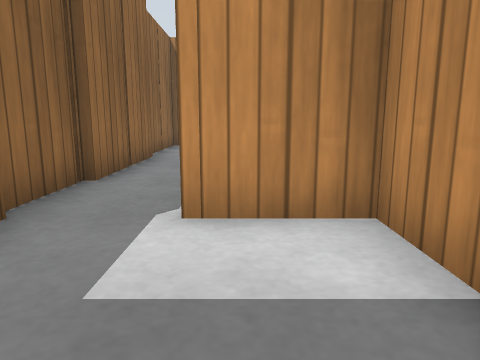
[1] (above)

24 first-person views from a walk through a Gazebo world. The camera is 0.5 m above the floor, tilts 10° down and sees 70° across. The floor is counted in squares, 0.5 m on a side. Each view is taken from the middle of a square. On the plan, view 1 faces up. The plan holds only what a view shows up to about 13 squares ahead; the rest is blank. Gazebo's built-in surfaces are drawn with simple patterns.

[2]
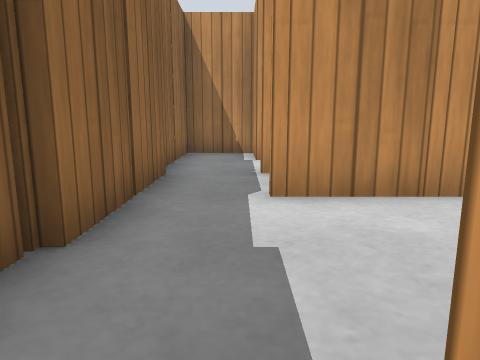

[3]
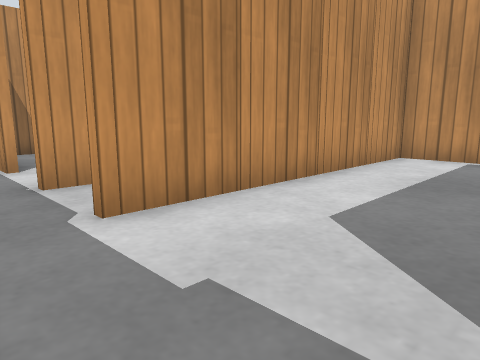

[4]
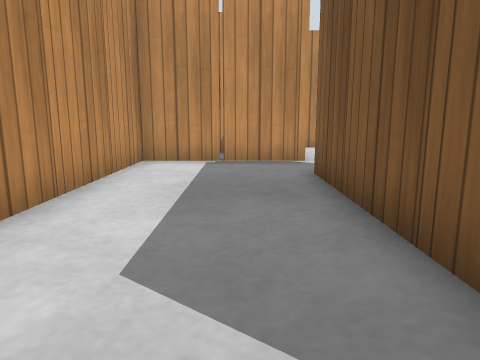

[5]
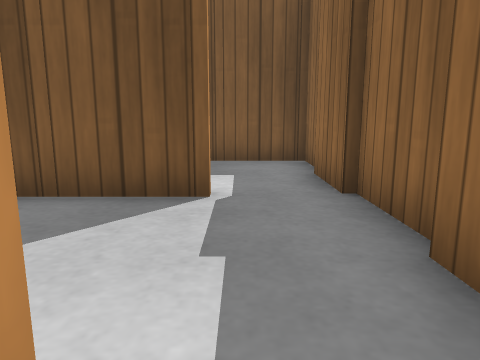

[6]
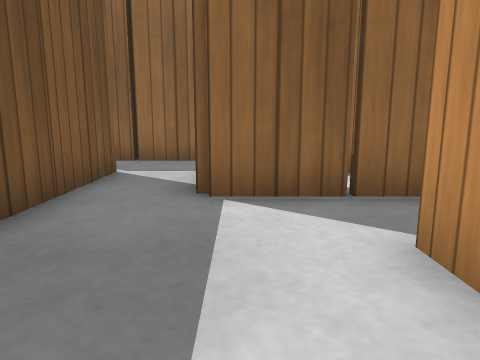

[7]
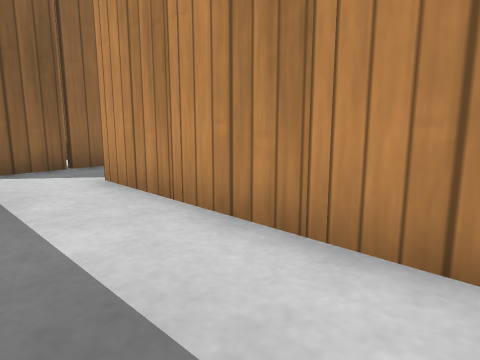

[8]
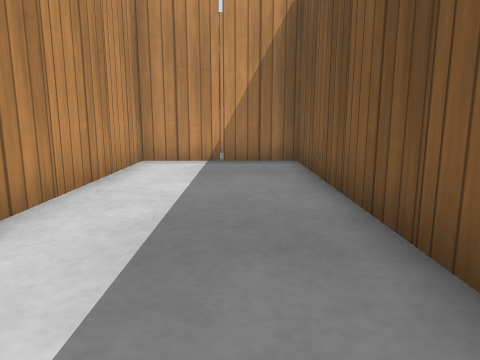

[9]
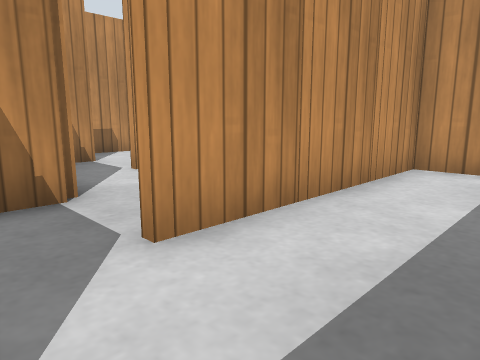

[10]
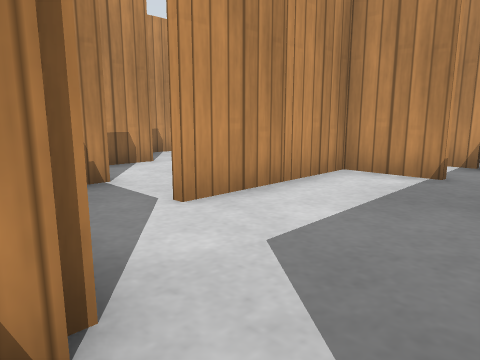

[11]
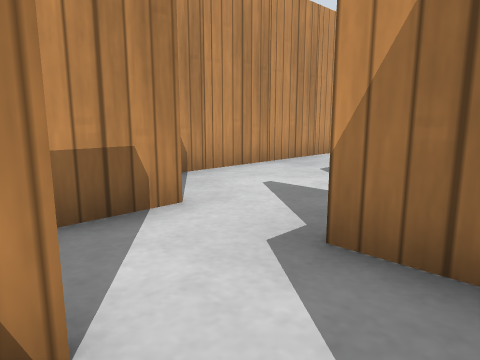

[12]
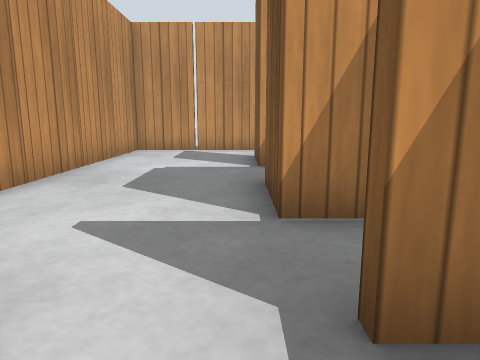

[13]
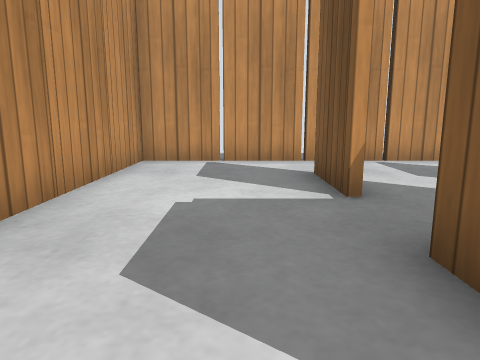

[14]
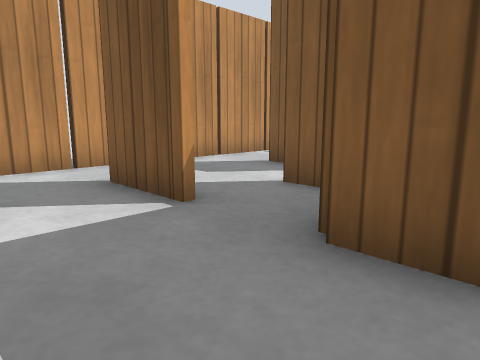

[15]
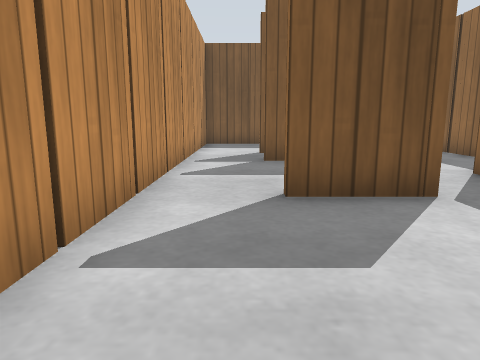

[16]
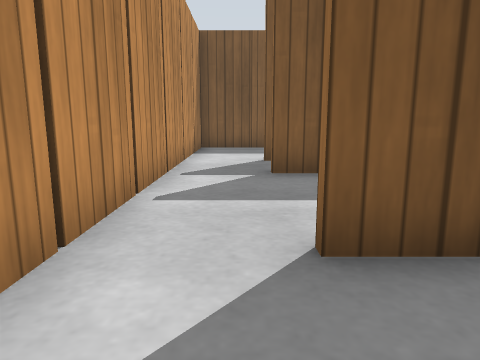

[17]
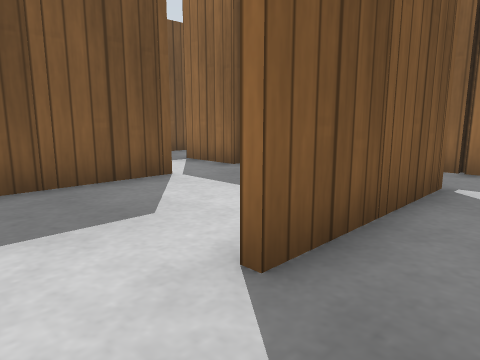

[18]
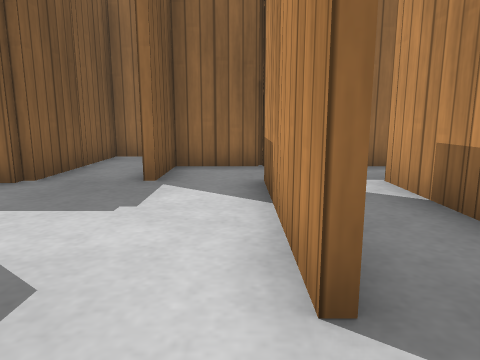

[19]
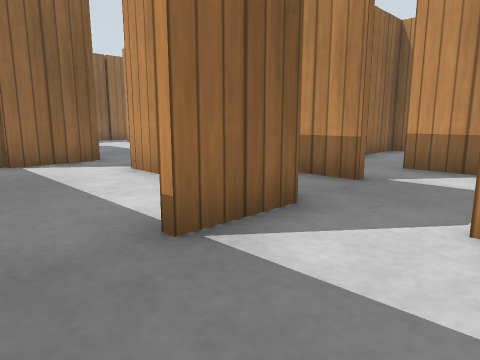

[20]
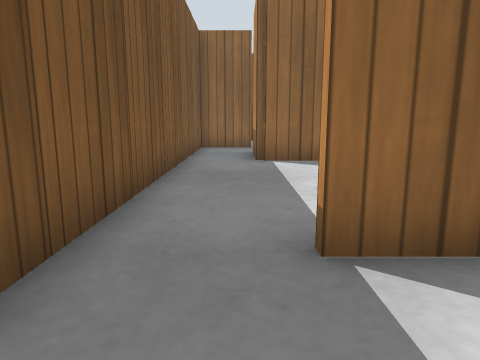

[21]
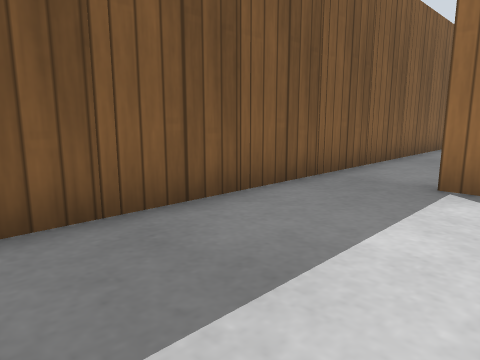

[22]
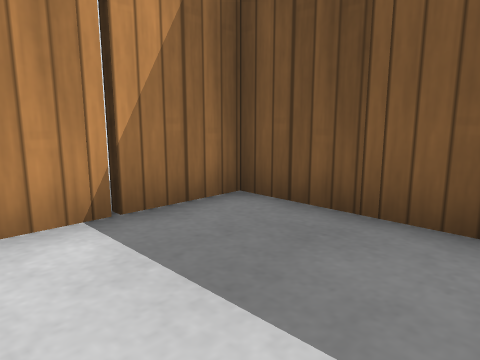

[23]
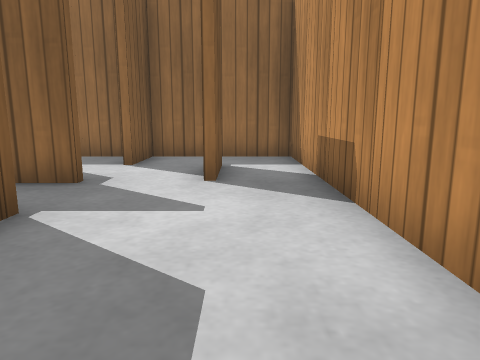

[24]
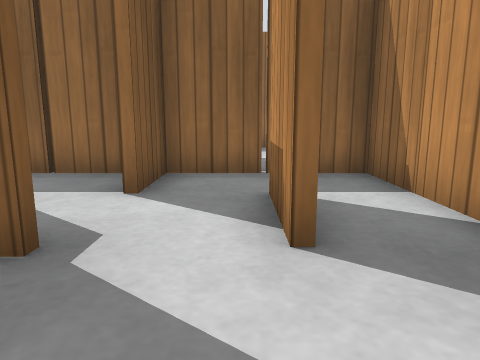

### Floor plan
Points are (right, up) in squares from view 1. A wall is a line through its corners. A room is listed if a view was taken in it or the views show most of it. See-through windows are left out.
Room 1 (views 1, 2, 3, 4, 5, 6, 7, 8, 9, 10)
walls: (4.4, 7.6) (5.5, 7.6); (0.5, 7.6) (1.6, 7.6); (1.6, 12.4) (1.6, 9.5); (6.4, 7.6) (7.5, 7.6); (-0.6, 11.5) (-0.6, 13.4) (-2.5, 13.4); (3.5, 13.4) (2.8, 13.4); (-2.4, 9.5) (-2.4, 5.5); (4.4, 3.6) (5.6, 3.6); (8.4, 7.6) (9.5, 7.6); (0.4, 3.6) (3.5, 3.6); (-2.6, 11.5) (-2.6, 10.1); (7.4, 4.4) (7.4, 7.4) (0.4, 7.4); (9.4, 8.5) (9.4, 11.4) (4.4, 11.4); (-2.6, 5.5) (-2.6, 3.4); (1.4, 1.9) (1.4, 3.4) (0.4, 3.4); (-2.4, 3.5) (-2.4, 1.5); (9.4, 13.5) (9.4, 15.4) (6.4, 15.4); (11.4, 13.6) (11.4, 14.1); (-2.6, 0.8) (-2.6, -0.4) (-0.2, -0.4)
low walls: (2.5, 7.6) (3.5, 7.6)
ways out: opening at (5.5, 16) to room 2; opening at (7, 4) to room 2; opening at (1, 12.5)
objects: wooden post (-3, 6); wooden post (-3, 12); wooden post (-3, 13); wooden post (-2, 8); wooden post (-1, -1); wooden post (0, 4); wooden post (0, 8); wooden post (0, 10); wooden post (1, 12); wooden post (2, 4); wooden post (2, 8); wooden post (4, 4); wooden post (4, 8); wooden post (4, 12); wooden post (6, 8); wooden post (6, 12); wooden post (7, 6); wooden post (7, 15); wooden post (8, 8); wooden post (8, 12); wooden post (9, 10); wooden post (11, 14)
Room 2 (views 11, 12, 13, 14, 15, 16, 17, 18, 19, 20, 21, 22, 23, 24)
walls: (13.5, 9.4) (12.5, 9.4); (12.5, 7.6) (13.6, 7.6); (14.5, 9.6) (15.5, 9.6); (9.6, 11.5) (9.6, 5.6) (11.5, 5.6); (14.5, 7.6) (15.5, 7.6); (15.5, 7.4) (12.5, 7.4); (14.5, 13.6) (15.5, 13.6); (11.5, 5.4) (10.1, 5.4); (12.6, 15.6) (13.5, 15.6); (10.5, 3.6) (11.6, 3.6) (11.6, 1.5); (14.5, 3.6) (15.5, 3.6); (9.4, 16.6) (9.4, 17.5); (8.5, 3.4) (7.4, 3.4) (7.4, 4.4); (17.4, 4.8) (17.4, 21.4) (3.6, 21.4) (3.6, 17.6) (5.5, 17.6); (7.6, 3.6) (9.6, 3.6); (10.4, 17.6) (11.5, 17.6); (11.4, 2.2) (11.4, 2.8); (14.4, 17.6) (15.5, 17.6); (7.6, 17.5) (7.6, 16.4); (5.6, 3.6) (5.6, 1.4) (4.6, 1.4); (5.5, 17.4) (4.9, 17.4); (7.5, 19.4) (6.4, 19.4); (3.6, 16.9) (3.6, 15); (6.5, 19.6) (7.5, 19.6); (17.4, -0.2) (17.4, 2.5); (4.6, -0.4) (16.5, -0.4)
low walls: (7.4, 16.4) (7.4, 17.5)
ways out: opening at (5.5, 16) to room 1; opening at (7, 4) to room 1; opening at (5.5, 0) to room 3
objects: wooden post (5, -1); wooden post (6, 16); wooden post (6, 20); wooden post (6, 22); wooden post (7, -1); wooden post (7, 3); wooden post (8, 22); wooden post (9, -1); wooden post (9, 5); wooden post (10, 4); wooden post (10, 8); wooden post (10, 18); wooden post (10, 22); wooden post (11, -1); wooden post (12, 8); wooden post (12, 10); wooden post (12, 22); wooden post (13, -1); wooden post (14, 4); wooden post (14, 8); wooden post (14, 10); wooden post (14, 14); wooden post (14, 18); wooden post (14, 22); wooden post (15, -1); wooden post (16, 4); wooden post (16, 22); wooden post (17, 2); other object (17, 6); wooden post (17, 8); wooden post (17, 10); wooden post (17, 12); wooden post (17, 14); wooden post (17, 16); wooden post (17, 18); wooden post (17, 20)
Room 3 (no view inside)
walls: (1.6, 1.5) (1.6, -0.4) (4.6, -0.4)
ways out: opening at (5.5, 0) to room 2
objects: other object (3, -1); other object (4, 2)

Positions as (right, up) in squares from view 1, and headings:
1: (0, 0), facing up
2: (-1, 3), facing up
3: (-2, 4), facing up-right
4: (-1, 5), facing right
5: (-1, 8), facing down
6: (6, 10), facing left
7: (9, 9), facing up-left
8: (1, 9), facing right
9: (2, 9), facing up-right
10: (3, 12), facing up-right
11: (5, 16), facing up-right
12: (6, 18), facing right
13: (9, 19), facing right
14: (10, 20), facing down-right
15: (16, 18), facing down
16: (16, 16), facing down
17: (17, 9), facing down-left
18: (17, 7), facing left
19: (14, 0), facing up-left
20: (14, 1), facing left
21: (17, 3), facing down-left
22: (14, 3), facing down-right
23: (13, 20), facing left
24: (10, 19), facing left
